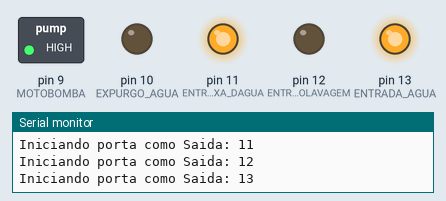
A sketch run on a simulated Arduino Uno, built with avr-gcc and run on an emulated ATmega328P. On the bench: switched loads named in the sketch (green lamp = pin HIGH), output pins drawn as LEDs (lit = HIGH), the last lines printed to the serial monitor.

Above: at 0.1 s.
At 119.2 s:
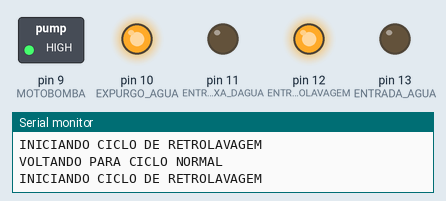
Timing chart, 0 to 120.7 s (numbered marks = the images above):
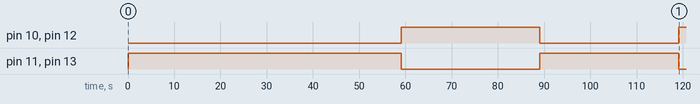

Measured:
- by itself, pin 10 (EXPURGO_AGUA), pin 12 (ENTRADA_AGUA_RETROLAVAGEM): LOW → HIGH at 59.1 s, → LOW 30.0 s later, → HIGH 30.0 s later
- by itself, pin 11 (ENTRADA_AGUA_CAIXA_DAGUA), pin 13 (ENTRADA_AGUA): HIGH → LOW at 59.1 s, → HIGH 30.0 s later, → LOW 30.0 s later

The sketch:

prototipo.ino
```cpp
#include <Wire.h>
#include "RTClib.h"

RTC_Millis rtc;

//S1302 rtc;

// CE_PIN == RST
// DATA == IO
// CLK == SCK

#define RELE_PORTA_INICIO 9
#define RELE_PORTA_FIM 13

#define ENTRADA_AGUA 13
#define ENTRADA_AGUA_RETROLAVAGEM 12
#define ENTRADA_AGUA_CAIXA_DAGUA 11
#define EXPURGO_AGUA 10
#define MOTOBOMBA 9

#define TEMPO_RETROLAVAGEM 30

void setup() {
  Serial.begin(57600);
  Serial.print("Iniciando prototipo: ");
  Serial.print(__DATE__);
  Serial.print(" ");
  Serial.println(__TIME__);
  rtc.begin(DateTime(__DATE__, "00:01:01"));
  Serial.print("Habilitando portas de RELE inicio: ");
  Serial.print(RELE_PORTA_INICIO);
  Serial.print(" Fim: ");
  Serial.println(RELE_PORTA_FIM);
  for(int i = RELE_PORTA_INICIO; i <= RELE_PORTA_FIM; i++) {
    Serial.print("Iniciando porta como Saida: ");
    Serial.println(i);
    pinMode(i,OUTPUT);
  }
  digitalWrite(ENTRADA_AGUA,HIGH);
  digitalWrite(ENTRADA_AGUA_CAIXA_DAGUA, HIGH);
  digitalWrite(MOTOBOMBA,HIGH);

}

void loop() {
  // put your main code here, to run repeatedly:
    DateTime now = rtc.now();
/*    char buf[100];
    strncpy(buf,"DD.MM.YYYY  hh:mm:ss\0",100);
    Serial.println(now.format(buf)); */
/*  Serial.print(now.year(), DEC);
  Serial.print('/');
  Serial.print(now.month(), DEC);
  Serial.print('/');
  Serial.print(now.day(), DEC);
  Serial.print(" (");
  Serial.print(") ");
  Serial.print(now.hour(), DEC);
  Serial.print(':');
  Serial.print(now.minute(), DEC);
  Serial.print(':');
  Serial.print(now.second(), DEC);
  Serial.println(); */

  if(now.second() == 0) {
    Serial.println("INICIANDO CICLO DE RETROLAVAGEM");
    digitalWrite(ENTRADA_AGUA,LOW);
    digitalWrite(ENTRADA_AGUA_CAIXA_DAGUA, LOW);
    //delay(5000);
    digitalWrite(ENTRADA_AGUA_RETROLAVAGEM,HIGH);
    digitalWrite(EXPURGO_AGUA,HIGH);
    delay(TEMPO_RETROLAVAGEM*1000);
    Serial.println("VOLTANDO PARA CICLO NORMAL");
    digitalWrite(ENTRADA_AGUA_RETROLAVAGEM,LOW);
    digitalWrite(EXPURGO_AGUA,LOW);

    digitalWrite(ENTRADA_AGUA,HIGH);
    digitalWrite(ENTRADA_AGUA_CAIXA_DAGUA, HIGH);
  }

  delay(1000);
}
```
